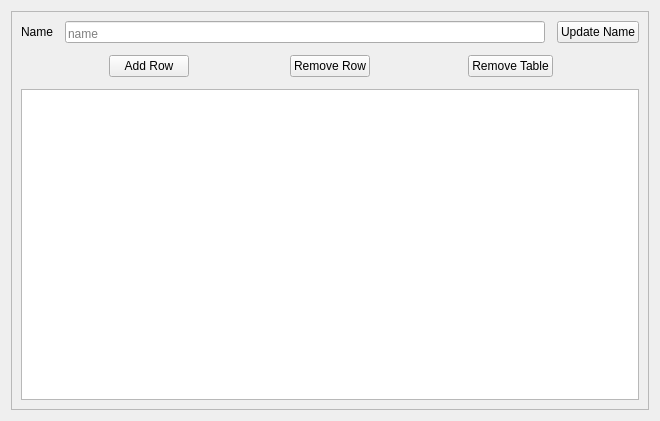
<?xml version="1.0" encoding="UTF-8"?>
<ui version="4.0">
 <class>main_widget</class>
 <widget class="QWidget" name="main_widget">
  <property name="geometry">
   <rect>
    <x>0</x>
    <y>0</y>
    <width>660</width>
    <height>421</height>
   </rect>
  </property>
  <property name="sizePolicy">
   <sizepolicy hsizetype="MinimumExpanding" vsizetype="Fixed">
    <horstretch>0</horstretch>
    <verstretch>0</verstretch>
   </sizepolicy>
  </property>
  <property name="minimumSize">
   <size>
    <width>0</width>
    <height>0</height>
   </size>
  </property>
  <property name="maximumSize">
   <size>
    <width>16777215</width>
    <height>16777215</height>
   </size>
  </property>
  <property name="windowTitle">
   <string>Form</string>
  </property>
  <layout class="QGridLayout" name="gridLayout">
   <item row="0" column="0" rowspan="4">
    <widget class="QFrame" name="table_cfg_frame">
     <property name="sizePolicy">
      <sizepolicy hsizetype="MinimumExpanding" vsizetype="MinimumExpanding">
       <horstretch>0</horstretch>
       <verstretch>0</verstretch>
      </sizepolicy>
     </property>
     <property name="frameShape">
      <enum>QFrame::StyledPanel</enum>
     </property>
     <property name="frameShadow">
      <enum>QFrame::Raised</enum>
     </property>
     <layout class="QGridLayout" name="gridLayout_3">
      <property name="sizeConstraint">
       <enum>QLayout::SetDefaultConstraint</enum>
      </property>
      <property name="spacing">
       <number>12</number>
      </property>
      <item row="4" column="0" colspan="3">
       <widget class="QTableView" name="table_view">
        <property name="sizePolicy">
         <sizepolicy hsizetype="MinimumExpanding" vsizetype="MinimumExpanding">
          <horstretch>0</horstretch>
          <verstretch>0</verstretch>
         </sizepolicy>
        </property>
        <property name="minimumSize">
         <size>
          <width>400</width>
          <height>0</height>
         </size>
        </property>
        <property name="maximumSize">
         <size>
          <width>16777215</width>
          <height>16777215</height>
         </size>
        </property>
        <property name="horizontalScrollBarPolicy">
         <enum>Qt::ScrollBarAsNeeded</enum>
        </property>
        <property name="sizeAdjustPolicy">
         <enum>QAbstractScrollArea::AdjustToContentsOnFirstShow</enum>
        </property>
        <property name="selectionBehavior">
         <enum>QAbstractItemView::SelectRows</enum>
        </property>
        <property name="textElideMode">
         <enum>Qt::ElideNone</enum>
        </property>
        <property name="showGrid">
         <bool>false</bool>
        </property>
        <property name="sortingEnabled">
         <bool>false</bool>
        </property>
        <property name="wordWrap">
         <bool>false</bool>
        </property>
        <property name="cornerButtonEnabled">
         <bool>false</bool>
        </property>
        <attribute name="horizontalHeaderStretchLastSection">
         <bool>false</bool>
        </attribute>
        <attribute name="verticalHeaderVisible">
         <bool>true</bool>
        </attribute>
       </widget>
      </item>
      <item row="0" column="0">
       <widget class="QLabel" name="label_2">
        <property name="sizePolicy">
         <sizepolicy hsizetype="Fixed" vsizetype="Fixed">
          <horstretch>0</horstretch>
          <verstretch>0</verstretch>
         </sizepolicy>
        </property>
        <property name="text">
         <string>Name</string>
        </property>
        <property name="alignment">
         <set>Qt::AlignCenter</set>
        </property>
       </widget>
      </item>
      <item row="0" column="1">
       <widget class="QLineEdit" name="benchmark_name">
        <property name="sizePolicy">
         <sizepolicy hsizetype="Minimum" vsizetype="Fixed">
          <horstretch>0</horstretch>
          <verstretch>0</verstretch>
         </sizepolicy>
        </property>
        <property name="minimumSize">
         <size>
          <width>0</width>
          <height>0</height>
         </size>
        </property>
        <property name="focusPolicy">
         <enum>Qt::StrongFocus</enum>
        </property>
        <property name="alignment">
         <set>Qt::AlignBottom|Qt::AlignLeading|Qt::AlignLeft</set>
        </property>
        <property name="placeholderText">
         <string>name</string>
        </property>
       </widget>
      </item>
      <item row="0" column="2">
       <widget class="QPushButton" name="button_update_name">
        <property name="sizePolicy">
         <sizepolicy hsizetype="Fixed" vsizetype="Fixed">
          <horstretch>0</horstretch>
          <verstretch>0</verstretch>
         </sizepolicy>
        </property>
        <property name="text">
         <string>Update Name</string>
        </property>
       </widget>
      </item>
      <item row="1" column="0" colspan="3">
       <layout class="QHBoxLayout" name="horizontalLayout">
        <item alignment="Qt::AlignHCenter">
         <widget class="QPushButton" name="button_add_row">
          <property name="sizePolicy">
           <sizepolicy hsizetype="Fixed" vsizetype="Fixed">
            <horstretch>0</horstretch>
            <verstretch>0</verstretch>
           </sizepolicy>
          </property>
          <property name="text">
           <string>Add Row</string>
          </property>
         </widget>
        </item>
        <item>
         <widget class="QPushButton" name="pushButton">
          <property name="sizePolicy">
           <sizepolicy hsizetype="Fixed" vsizetype="Fixed">
            <horstretch>0</horstretch>
            <verstretch>0</verstretch>
           </sizepolicy>
          </property>
          <property name="text">
           <string>Remove Row</string>
          </property>
         </widget>
        </item>
        <item alignment="Qt::AlignHCenter">
         <widget class="QPushButton" name="button_remove_table">
          <property name="sizePolicy">
           <sizepolicy hsizetype="Fixed" vsizetype="Fixed">
            <horstretch>0</horstretch>
            <verstretch>0</verstretch>
           </sizepolicy>
          </property>
          <property name="text">
           <string>Remove Table</string>
          </property>
         </widget>
        </item>
       </layout>
      </item>
     </layout>
    </widget>
   </item>
  </layout>
 </widget>
 <resources/>
 <connections/>
</ui>
